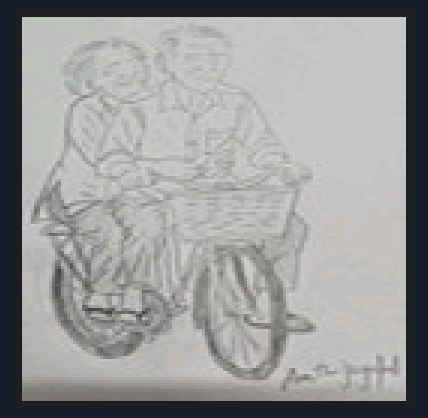
A sketch run on a simulated ESP32. Shown: 128×128 colour display.

Above: at 0.3 s.

The sketch:

HelloESP32_spi_tft_128_128.ino
```cpp
#include <Adafruit_GFX.h>
#include <Adafruit_ST7735.h>
#include <SPI.h>
#include "myImage.h"

#define TFT_CS   5
#define TFT_DC   2
#define TFT_RST  4

Adafruit_ST7735 tft = Adafruit_ST7735(TFT_CS, TFT_DC, TFT_RST);

void setup() {
  tft.initR(INITR_144GREENTAB);  // 128x128
  tft.setRotation(0);
  tft.fillScreen(ST77XX_BLACK);
  tft.drawRGBBitmap(0, 0, myImage, 128, 128);
}

void loop() {}
```

Source omitted: myImage.h (98346 bytes)
